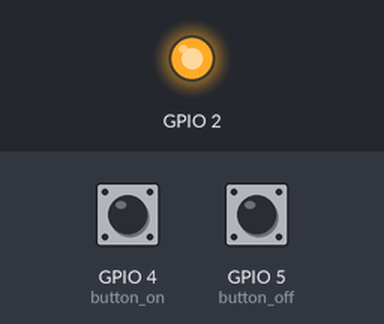
Bench run of a sketch on a simulated ESP8266 (NodeMCU). Shown: output pins drawn as LEDs (lit = HIGH). The test bench sets the inputs (shaded band); at power-on: GPIO 4 (button_on) HIGH, GPIO 5 (button_off) HIGH. WiFi joins after 1.5 s; servers stay silent unless stated; no MQTT or app messages arrive unless stated; what the sketch prints to the serial monitor is not drawn.

Above: at 1.1 s.
At 2.7 s:
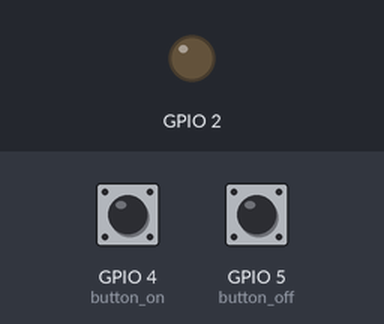
2.8 s: GPIO 4 (button_on) pulled LOW for 0.15 s
Timing chart, 0 to 5.8 s (numbered marks = the images above; inputs shaded):
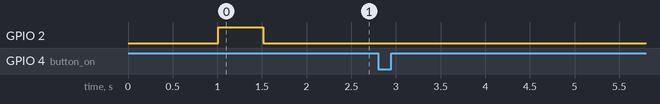

The sketch:

esp8266_mqtt_on_off.ino
```cpp
/*
  Basic ESP8266 MQTT example

  This sketch demonstrates the capabilities of the pubsub library in combination
  with the ESP8266 board/library.

  It connects to an MQTT server then:
  - publishes "hello world" to the topic "outTopic" every two seconds
  - subscribes to the topic "inTopic", printing out any messages
    it receives. NB - it assumes the received payloads are strings not binary
  - If the first character of the topic "inTopic" is an 1, switch ON the ESP Led,
    else switch it off

  It will reconnect to the server if the connection is lost using a blocking
  reconnect function. See the 'mqtt_reconnect_nonblocking' example for how to
  achieve the same result without blocking the main loop.

  To install the ESP8266 board, (using Arduino 1.6.4+):
  - Add the following 3rd party board manager under "File -> Preferences -> Additional Boards Manager URLs":
       http://arduino.esp8266.com/stable/package_esp8266com_index.json
  - Open the "Tools -> Board -> Board Manager" and click install for the ESP8266"
  - Select your ESP8266 in "Tools -> Board"

*/

#include <ESP8266WiFi.h>
#include <PubSubClient.h>

// Update these with values suitable for your network.

const char* ssid = "XXSSIDXX";//<-- CHANGE THIS
const char* password = "XXPASSXX";//<-- CHANGE THIS
const char* mqtt_server = "192.168.1.X";//<-- CHANGE THIS
const int button_on = 4;     // the number of the pushbutton pin//<-- CHANGE THIS (if you want)
const int button_off = 5;     // the number of the pushbutton pin//<-- CHANGE THIS (if you want)
bool led = false;
WiFiClient espClient;
PubSubClient client(espClient);
long lastMsg = 0;
char msg[50];
int value = 0;

void setup() {
  pinMode(BUILTIN_LED, OUTPUT);     // Initialize the BUILTIN_LED pin as an output
  Serial.begin(115200);
  setup_wifi();
  client.setServer(mqtt_server, 1883);
  //client.setCallback(callback);

  // initialize the pushbutton pin as an input:
  pinMode(button_on, INPUT);
  pinMode(button_on, INPUT_PULLUP);

  pinMode(button_off, INPUT);
  pinMode(button_off, INPUT_PULLUP);

  attachInterrupt(digitalPinToInterrupt(button_on), lamp_on, CHANGE);
  attachInterrupt(digitalPinToInterrupt(button_off), lamp_off, CHANGE);
}

void setup_wifi() {

  delay(10);
  // We start by connecting to a WiFi network
  Serial.println();
  Serial.print("Connecting to ");
  Serial.println(ssid);

  WiFi.begin(ssid, password);

  while (WiFi.status() != WL_CONNECTED) {
    delay(500);
    Serial.print(".");
    if (led == false) {
      digitalWrite(BUILTIN_LED, LOW);
      led = true;
    }
      else {
      digitalWrite(BUILTIN_LED, HIGH);
      led = false;
    }

  }

  Serial.println("");
  Serial.println("WiFi connected");
  Serial.println("IP address: ");
  Serial.println(WiFi.localIP());
}

void callback(char* topic, byte* payload, unsigned int length) {
  Serial.print("Message arrived [");
  Serial.print(topic);
  Serial.print("] ");
  for (int i = 0; i < length; i++) {
    Serial.print((char)payload[i]);
  }
  Serial.println();

  // Switch on the LED if an 1 was received as first character
  if ((char)payload[0] == '1') {
    digitalWrite(BUILTIN_LED, LOW);   // Turn the LED on (Note that LOW is the voltage level
    // but actually the LED is on; this is because
    // it is acive low on the ESP-01)
  } else {
    digitalWrite(BUILTIN_LED, HIGH);  // Turn the LED off by making the voltage HIGH
  }

}

void reconnect() {
  // Loop until we're reconnected
  while (!client.connected()) {
    Serial.print("Attempting MQTT connection...");
    // Attempt to connect
    if (client.connect("ESP8266Client")) {//<-- CHANGE THIS (if you want)
      Serial.println("connected");
      client.publish("TOPIC_TO_SEND_MSG", "0");//<-- CHANGE THIS
      Serial.println("SETTING LAMP OFF!");
    } else {
      Serial.print("failed, rc=");
      Serial.print(client.state());
      Serial.println(" try again in 5 seconds");
      // Wait 5 seconds before retrying
      delay(5000);
    }
  }
}
int off_set = '0';
int on_set = '0';
void loop() {
  if (!client.connected()) {
    reconnect();
  }
  client.loop();
      digitalWrite(BUILTIN_LED, LOW);

  if (on_set == '1') {
    client.publish("TOPIC_TO_SEND_MSG", "1");//<-- CHANGE THIS
    Serial.println("SETTING LAMP ON!");
    on_set = '0';
  }
  if (off_set == '1') {
    client.publish("TOPIC_TO_SEND_MSG", "0");//<-- CHANGE THIS
    Serial.println("SETTING LAMP OFF!");
    off_set = '0';
  }
}
void lamp_on() {
  on_set = '1';
}

void lamp_off() {
  off_set = '1';
}
```

Measured:
- after the input at 2.8 s, every drawn part: stays the same
